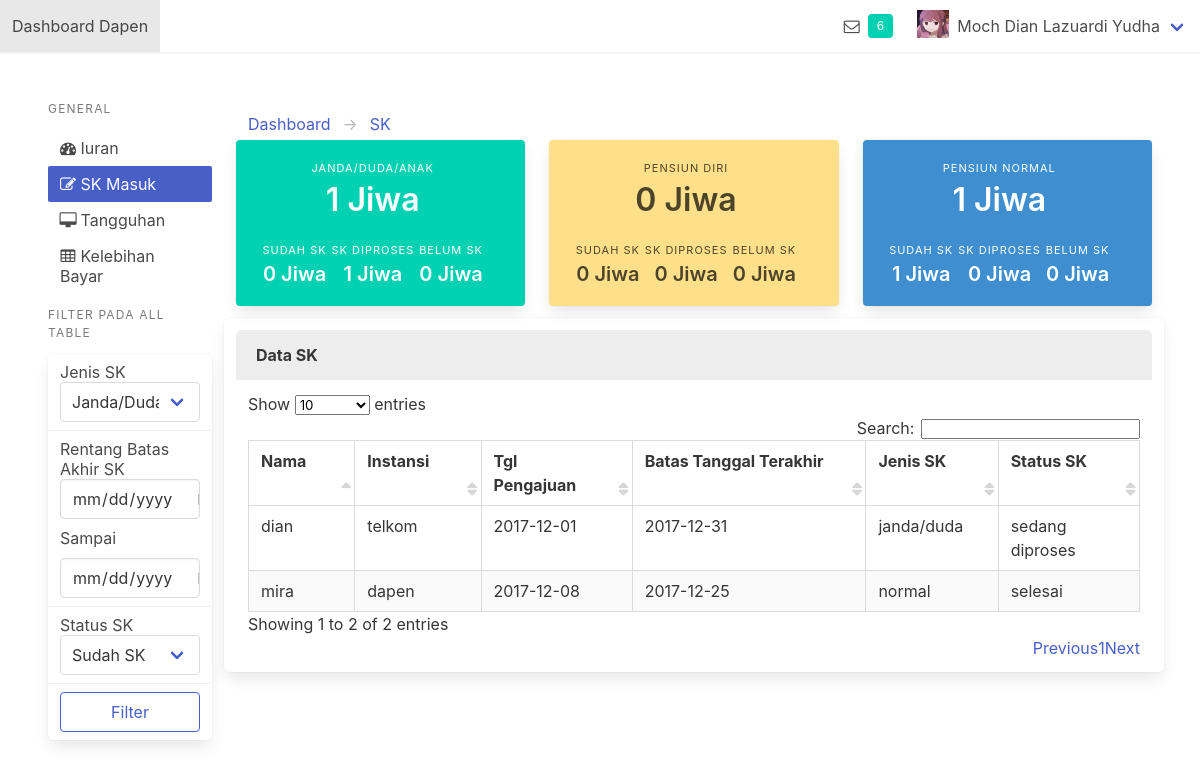
Page /index.php/rute/sk_pegawai on the committed database.
### tables this page shows
CREATE TABLE `sk` (
  `nik` int(100) NOT NULL,
  `nama_pensiun` varchar(100) NOT NULL,
  `instansi` varchar(100) NOT NULL,
  `tgl_pengajuan` date NOT NULL,
  `batas_proses` date NOT NULL,
  `jenis_sk` varchar(100) NOT NULL,
  `status_proses` varchar(100) NOT NULL
);

### application/controllers/Rute.php (called while the page is built, shortened)
<?php
class Rute extends CI_Controller {
	function __construct(){
		$this->load->model('Login_Model');
		$this->load->model('Dashboard_Model');
		$this->load->helper('url');
		$this->load->database();
	}
	public function sk_pegawai() {
		$data['query'] = $this->Dashboard_Model->get_table_sk();
		$this->load->view('pegawai/sk_pegawai', $data);
	}
}

### index.php (called while the page is built, shortened)
<?php
require_once BASEPATH.'core/CodeIgniter.php';

### application/models/Dashboard_Model.php (called while the page is built, shortened)
<?php
class Dashboard_Model extends CI_Model {
    public function get_table_sk() {
		$query = $this->db->query('SELECT * FROM sk');
		return $query->result();
	}
}

### application/views/pegawai/sk_pegawai.php (the view, shortened to what this page needs)
<!DOCTYPE html>
<html lang="en">
<head>
  <link rel="stylesheet" href="https://cdnjs.cloudflare.com/ajax/libs/bulma/0.6.1/css/bulma.min.css">
  <link rel="stylesheet" href="https://maxcdn.bootstrapcdn.com/font-awesome/4.7.0/css/font-awesome.min.css">
  <link rel="stylesheet" href="<?php echo base_url();?>css/bar_sk.css">
  <link rel="stylesheet" href="<?php echo base_url();?>css/bar_pensiun.css">
  <link rel="stylesheet" href="<?php echo base_url();?>css/dataTables.bulma.css">
  <link rel="stylesheet" href="<?php echo base_url();?>css/dataTables.bulma.min.css">
</head>
<body>
  <header class="hero is-light" style="background-color: #fff;">
    <div class="hero-head">
      <nav class="navbar has-shadow" role="navigation" aria-label="main navigation">
        <div class="navbar-brand">
          <a class="navbar-item">
            Dashboard Dapen
          </a>
        </div>
        <div class="navbar-menu navbar-end" id="navMenu">
          <a class="navbar-item nav-tag">
            <span class="icon is-medium">
              <i class="fa fa-envelope-o"></i>
            </span>
            <span class="tag is-primary tag-notif">6</span>
          </a>
          <div class="navbar-item has-dropdown is-hoverable">
            <a class="navbar-link">
              <figure class="image is-32x32" style="margin-right:.5em;">
                <img src="<?php echo base_url(); ?>profil.jpg">
              </figure>
              Moch Dian Lazuardi Yudha
            </a>
          </div>
        </div>
      </nav>
    </div>
  </header>
  <div class="section" style="background-color: #fff;">
    <div class="columns">
      <aside class="column is-2">
        <nav class="menu">
          <p class="menu-label">
            General
          </p>
          <ul class="menu-list">
            <li><a href="#"><span class="icon is-small"><i class="fa fa-tachometer"></i></span> Iuran</a></li>
            <li><a class="is-active" href="#"><span class="icon is-small"><i class="fa fa-pencil-square-o"></i></span> SK Masuk</a></li>
            <li><a href="#"><span class="icon is-small"><i class="fa fa-desktop"></i></span> Tangguhan</a></li>
            <li><a href="#"><span class="icon is-small"><i class="fa fa-table"></i></span> Kelebihan Bayar</a></li>
          </ul>
          <p class="menu-label">
            Filter Pada All Table
          </p>
          <ul class="menu-list">
            <nav class="panel">
              <a class="panel-block" style="">
                Jenis SK
                <div class="control" style="">
                  <div class="select is-fullwidth">
                    <select>
                      <option>Janda/Duda/Anak</option>
                    </select>
                  </div>
                </div>
              </a>
              <a class="panel-block" style="">
                Rentang Batas Akhir SK
                <div class="columns">
                  <div class="column is-12">
                    <div class="control" style="">
                      <input class="input" type="date" name="awalTgl">
                    </div>
                  </div>
                </div>
                <p style="margin-top:-15px; margin-bottom:10px;">Sampai</p>
                <div class="columns">
                  <div class="column is-12">
                    <div class="control" style="">
                      <input class="input" type="date" name="akhirTgl">
                    </div>
                  </div>
                </div>
              </a>
              <a class="panel-block" style="">
                Status SK
                <div class="control" style="">
                  <div class="select is-fullwidth">
                    <select>
                      <option>Sudah SK</option>
                    </select>
                  </div>
                </div>
              </a>
              <div class="panel-block">
                <button class="button is-link is-outlined is-fullwidth">
                  Filter
                </button>
              </div>
            </nav>
          </ul>
        </nav>
      </aside>
      <main class="column">
        <div class="column is-12" style="margin-bottom:-20px;">
          <nav class="breadcrumb has-arrow-separator" aria-label="breadcrumbs">
            <ul>
              <li><a href="#">Dashboard</a></li>
              <li><a href="#">SK</a></li>
            </ul>
          </nav>
        </div>
        <div class="columns is-multiline">
          <div class="column" style="text-align:center">
            <div class="box notification is-primary">
              <div class="heading">Janda/Duda/Anak</div>
              <div class="title">
                <?php
                $jumlah = 0;
                foreach($query as $row) {
                  if($row->jenis_sk == "janda/duda") {
                    $jumlah = $jumlah + count($row->nik);
                  }
                }
                echo $jumlah;
                ?>
              Jiwa</div>
              <div class="level">
                <div class="level-item">
                  <div class="">
                    <div class="heading">Sudah SK</div>
                    <div class="title is-5">
                      <?php
                      $jumlah = 0;
                      echo $jumlah;
                      ?>
                    Jiwa</div>
                  </div>
                </div>
                <div class="level-item">
                  <div class="">
                    <div class="heading">SK Diproses</div>
                    <div class="title is-5">
                      <?php
                      $jumlah = 0;
                      foreach($query as $row) {
                        if($row->status_proses == "sedang diproses" && $row->jenis_sk == "janda/duda") {
                          $jumlah = $jumlah + count($row->nik);
                        }
                      }
                      echo $jumlah;
                      ?>
                    Jiwa</div>
                  </div>
                </div>
                <div class="level-item">
                  <div class="">
                    <div class="heading">Belum SK</div>
                    <div class="title is-5">
                      <?php
                      $jumlah = 0;
                      echo $jumlah;
                      ?>
                    Jiwa</div>
                  </div>
                </div>
              </div>
            </div>
          </div>
          <div class="column" style="text-align:center">
            <div class="box notification is-warning">
              <div class="heading">Pensiun Diri</div>
              <div class="title">
                <?php
                $jumlah = 0;
                echo $jumlah;
                ?>
              Jiwa</div>
              <div class="level">
                <div class="level-item">
                  <div class="">
                    <div class="heading">Sudah SK</div>
                    <div class="title is-5">
                      <?php
                      $jumlah = 0;
                      echo $jumlah;
                      ?>
                    Jiwa</div>
                  </div>
                </div>
                <div class="level-item">
                  <div class="">
                    <div class="heading">SK Diproses</div>
                    <div class="title is-5">
                      <?php
                      $jumlah = 0;
                      echo $jumlah;
                      ?>
                    Jiwa</div>
                  </div>
                </div>
                <div class="level-item">
                  <div class="">
                    <div class="heading">Belum SK</div>
                    <div class="title is-5">
                      <?php
                      $jumlah = 0;
                      echo $jumlah;
                      ?>
                    Jiwa</div>
                  </div>
                </div>
              </div>
            </div>
          </div>
          <div class="column" style="text-align:center">
            <div class="box notification is-info">
              <div class="heading">Pensiun Normal</div>
              <div class="title">
                <?php
                $jumlah = 0;
                foreach($query as $row) {
                  if($row->jenis_sk == "normal") {
                    $jumlah = $jumlah + count($row->nik);
                  }
                }
                echo $jumlah;
                ?>
              Jiwa</div>
              <div class="level">
                <div class="level-item">
                  <div class="">
                    <div class="heading">Sudah SK</div>
                    <div class="title is-5">
                      <?php
                      $jumlah = 0;
                      foreach($query as $row) {
                        if($row->status_proses == "selesai" && $row->jenis_sk == "normal") {
                          $jumlah = $jumlah + count($row->nik);
                        }
                      }
                      echo $jumlah;
                      ?>
                    Jiwa</div>
                  </div>
                </div>
                <div class="level-item">
                  <div class="">
                    <div class="heading">SK Diproses</div>
                    <div class="title is-5">
                      <?php
                      $jumlah = 0;
                      echo $jumlah;
                      ?>
                    Jiwa</div>
                  </div>
                </div>
                <div class="level-item">
                  <div class="">
                    <div class="heading">Belum SK</div>
                    <div class="title is-5">
                      <?php
                      $jumlah = 0;
                      echo $jumlah;
                      ?>
                    Jiwa</div>
                  </div>
                </div>
              </div>
            </div>
          </div>
        </div>
        <div class="columns is-multiline">
          <div class="panel column is-12">
            <div class="panel-heading">
              <label class="label">Data SK</label>
            </div>
            <div class="panel-block column is-12">
              <table id="fullfeatures" class="table is-striped is-bordered" cellspacing="0" width="100%">
                <thead>
                  <tr>
                    <th>Nama</th>
                    <th>Instansi</th>
                    <th>Tgl Pengajuan</th>
                    <th>Batas Tanggal Terakhir</th>
                    <th>Jenis SK</th>
                    <th>Status SK</th>
                  </tr>
                </thead>
                <tbody>
                  <?php
                  foreach($query as $row) {
                    ?>
                    <tr>
                      <td><?php echo $row->nama_pensiun ?></td>
                      <td><?php echo $row->instansi ?></td>
                      <td><?php echo $row->tgl_pengajuan ?></td>
                      <td><?php echo $row->batas_proses ?></td>
                      <td><?php echo $row->jenis_sk ?></td>
                      <td><?php echo $row->status_proses ?></td>
                    </tr>
                    <?php
                  }
                  ?>
                </tbody>
              </table>
            </div>
          </div>
        </div>
      </div>
  </div>
</body>
</html>

### css/bar_sk.css (style rules this page uses)
* { margin: 0; padding: 0; }
body { background-color: #e9f1f4; }

### rows in the picture
sk: nama_pensiun "dian", instansi "telkom", tgl_pengajuan "2017-12-01", batas_proses "2017-12-31", jenis_sk "janda/duda", status_proses "sedang diproses"
sk: nama_pensiun "mira", instansi "dapen", tgl_pengajuan "2017-12-08", batas_proses "2017-12-25", jenis_sk "normal", status_proses "selesai"

### other values in the picture
$jumlah "1"
$jumlah "0"
